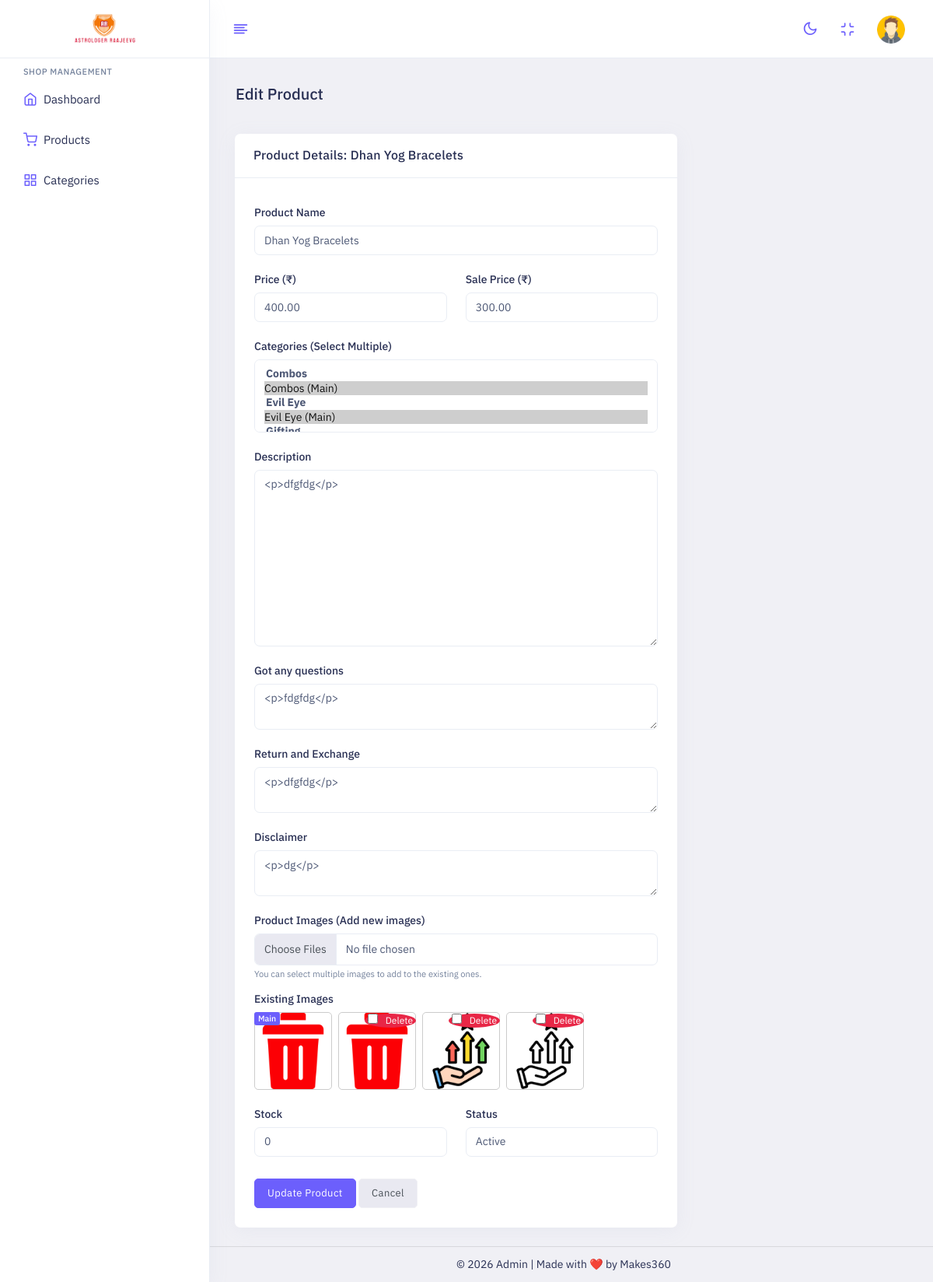
/admin/files/products/edit.php?id=15 (signed in), run on the app's committed database.
### tables this page shows
CREATE TABLE `products` (
  `id` int(11) NOT NULL,
  `category_id` int(11) DEFAULT NULL,
  `name` varchar(255) NOT NULL,
  `slug` varchar(255) NOT NULL,
  `description` longtext DEFAULT NULL,
  `gotanyquestion` longtext DEFAULT NULL,
  `returnexchange` longtext DEFAULT NULL,
  `disclaimer` longtext DEFAULT NULL,
  `price` decimal(10,2) NOT NULL,
  `sale_price` decimal(10,2) DEFAULT NULL,
  `stock` int(11) DEFAULT 0,
  `image` varchar(255) DEFAULT NULL,
  `out_of_stock` enum('0','1') NOT NULL DEFAULT '0',
  `product_review` varchar(255) DEFAULT NULL,
  `status` tinyint(1) DEFAULT 1,
  `is_featured` tinyint(1) DEFAULT 0,
  `created_at` timestamp NOT NULL DEFAULT current_timestamp()
);

CREATE TABLE `product_images` (
  `id` int(11) NOT NULL,
  `product_id` int(11) NOT NULL,
  `image` varchar(255) NOT NULL,
  `created_at` timestamp NULL DEFAULT current_timestamp()
);

### admin/app/init.php (called while the page is built, shortened)
<?php
if (!defined("APP_ROOT")) {
    if (!function_exists("app_url_join")) {
        function app_url_join(string $base, string $path): string
        {
            $path = trim($path, "/");
            return rtrim($base, "/") . "/" . $path;
        }
    }
    if (!function_exists("file_url")) {
        function file_url(string $path): string
        {
            return app_url_join(BASE_URL, "files/" . ltrim($path, "/"));
        }
    }
}

### admin/files/products/edit.php (the view, shortened to what this page needs)
<?php
require_once dirname(__DIR__, 2) . "/app/init.php";
$productId = isset($_GET['id']) ? intval($_GET['id']) : 0;
$conn = getSashDBConnection();
$product = null;
$selected_categories = [];
$categories_grouped = [];
$existing_images = [];
if ($conn) {
    $result = $conn->query("SELECT * FROM products WHERE id = $productId");
    if ($result && $result->num_rows > 0) {
        $product = $result->fetch_assoc();
        $cat_res = $conn->query("SELECT category_id FROM product_category WHERE product_id = $productId");
        while ($cat_row = $cat_res->fetch_assoc()) {
            $selected_categories[] = $cat_row['category_id'];
        }
        $img_res = $conn->query("SELECT * FROM product_images WHERE product_id = $productId");
        if ($img_res) {
            while ($img_row = $img_res->fetch_assoc()) {
                $existing_images[] = $img_row;
            }
        }
    } else {
        header("Location: " . file_url("products/list.php"));
        exit();
    }
    $result = $conn->query("SELECT * FROM categories WHERE status = 1 ORDER BY parent_id ASC, name ASC");
    if ($result) {
        $all_cats = [];
        while ($row = $result->fetch_assoc()) {
            $all_cats[] = $row;
        }
        foreach ($all_cats as $cat) {
            if ($cat['parent_id'] == 0) {
                $categories_grouped[$cat['id']] = ['name' => $cat['name'], 'sub' => []];
            } else {
                if (isset($categories_grouped[$cat['parent_id']])) {
                    $categories_grouped[$cat['parent_id']]['sub'][] = $cat;
                }
            }
        }
    }
}
include LAYOUT_PATH . "/head.php";
?>
<body class="app sidebar-mini ltr light-mode">
    <div class="page">
        <div class="page-main">
            <?php include LAYOUT_PATH . "/header.php"; ?>
            <?php include LAYOUT_PATH . "/sidebar.php"; ?>
            <div class="main-content app-content mt-0">
                <div class="side-app">
                    <div class="main-container container-fluid">
                        <div class="page-header">
                            <h1 class="page-title">Edit Product</h1>
                        </div>
                        <div class="row">
                            <div class="col-md-8 col-sm-12">
                                <div class="card">
                                    <div class="card-header">
                                        <h3 class="card-title">Product Details: <?= htmlspecialchars($product['name']) ?></h3>
                                    </div>
                                    <div class="card-body">
                                        <form id="editProductForm" action="<?= file_url('products/update.php') ?>" method="POST" enctype="multipart/form-data">
                                            <div class="row">
                                                <div class="col-md-12 mb-3">
                                                    <label class="form-label">Product Name</label>
                                                    <input type="text" class="form-control" name="name" value="<?= htmlspecialchars($product['name']) ?>" required>
                                                </div>
                                                <div class="col-md-6 mb-3">
                                                    <label class="form-label">Price (₹)</label>
                                                    <input type="number" step="0.01" class="form-control" name="price" value="<?= $product['price'] ?>" required>
                                                </div>
                                                <div class="col-md-6 mb-3">
                                                    <label class="form-label">Sale Price (₹)</label>
                                                    <input type="number" step="0.01" class="form-control" name="sale_price" value="<?= $product['sale_price'] ?>">
                                                </div>
                                                <div class="col-md-12 mb-3">
                                                    <label class="form-label">Categories (Select Multiple)</label>
                                                    <select class="form-control select2" name="categories[]" multiple="multiple">
                                                        <?php foreach ($categories_grouped as $p_id => $p_data): ?>
                                                            <optgroup label="<?= htmlspecialchars($p_data['name']) ?>">
                                                                <option value="<?= $p_id ?>" <?= in_array($p_id, $selected_categories) ? 'selected' : '' ?>><?= htmlspecialchars($p_data['name']) ?> (Main)</option>
                                                            </optgroup>
                                                        <?php endforeach; ?>
                                                    </select>
                                                </div>
                                                <div class="col-md-12 mb-3">
                                                    <label class="form-label">Description</label>
                                                    <textarea class="form-control editor" id="description" name="description" rows="10"><?= htmlspecialchars($product['description'] ?? '') ?></textarea>
                                                </div>
                                                <div class="col-md-12 mb-3">
                                                    <label class="form-label">Got any questions</label>
                                                    <textarea class="form-control editor" name="gotanyquestion"><?= htmlspecialchars($product['gotanyquestion'] ?? '') ?></textarea>
                                                </div>
                                                <div class="col-md-12 mb-3">
                                                    <label class="form-label">Return and Exchange</label>
                                                    <textarea class="form-control editor" name="returnexchange"><?= htmlspecialchars($product['returnexchange'] ?? '') ?></textarea>
                                                </div>
                                                <div class="col-md-12 mb-3">
                                                    <label class="form-label">Disclaimer</label>
                                                    <textarea class="form-control editor" name="disclaimer"><?= htmlspecialchars($product['disclaimer'] ?? '') ?></textarea>
                                                </div>
                                                <div class="col-md-12 mb-3">
                                                    <label class="form-label">Product Images (Add new images)</label>
                                                    <input type="file" class="form-control" name="images[]" accept="image/*" multiple>
                                                    <small class="text-muted">You can select multiple images to add to the existing ones.</small>
                                                    <?php if (!empty($existing_images) || !empty($product['image'])): ?>
                                                    <div class="mt-3">
                                                        <label class="form-label">Existing Images</label>
                                                        <div class="d-flex flex-wrap gap-2">
                                                            <?php if (!empty($product['image'])): ?>
                                                            <div class="position-relative">
                                                                <img src="<?= BASE_URL . '/../' . htmlspecialchars($product['image']) ?>" alt="Main Image" style="width:100px; height:100px; object-fit:cover; border-radius:5px; border:1px solid #ccc;">
                                                                <span class="badge bg-primary position-absolute top-0 start-0">Main</span>
                                                            </div>
                                                            <?php endif; ?>
                                                            <?php foreach ($existing_images as $img): ?>
                                                            <div class="position-relative">
                                                                <img src="<?= BASE_URL . '/../' . htmlspecialchars($img['image']) ?>" alt="Image" style="width:100px; height:100px; object-fit:cover; border-radius:5px; border:1px solid #ccc;">
                                                                <div class="position-absolute top-0 end-0">
                                                                    <label class="bg-danger text-white px-1 rounded" style="cursor:pointer; font-size:12px;">
                                                                        <input type="checkbox" name="delete_images[]" value="<?= $img['id'] ?>"> Delete
                                                                    </label>
                                                                </div>
                                                            </div>
                                                            <?php endforeach; ?>
                                                        </div>
                                                    </div>
                                                    <?php endif; ?>
                                                </div>
                                                <div class="col-md-6 mb-3">
                                                    <label class="form-label">Stock</label>
                                                    <input type="number" class="form-control" name="stock" value="<?= $product['stock'] ?>">
                                                </div>
                                                <div class="col-md-6 mb-3">
                                                    <label class="form-label">Status</label>
                                                    <select class="form-control" name="status">
                                                        <option value="1" <?= $product['status'] ? 'selected' : '' ?>>Active</option>
                                                    </select>
                                                </div>
                                            </div>
                                            <div class="mt-4">
                                                <button type="submit" class="btn btn-primary">Update Product</button>
                                                <a href="<?= file_url("products/list.php") ?>" class="btn btn-light">Cancel</a>
                                            </div>
                                        </form>
                                    </div>
                                </div>
                            </div>
                        </div>
                    </div>
                </div>
            </div>
        </div>
        <?php include LAYOUT_PATH . "/footer.php"; ?>
    </div>
</body>
</html>

### data on the page
products: name "Dhan Yog Bracelets", price "400.00", sale_price "300.00", description "<p>dfgfdg</p>", gotanyquestion "<p>fdgfdg</p>", returnexchange "<p>dfgfdg</p>", disclaimer "<p>dg</p>", image (picture), stock "0", status "Active"
product_images: image (picture)
product_images: image (picture)
product_images: image (picture)

### other printed values
form field value "Combos (Main) ☑ / Evil Eye (Main) ☑"
